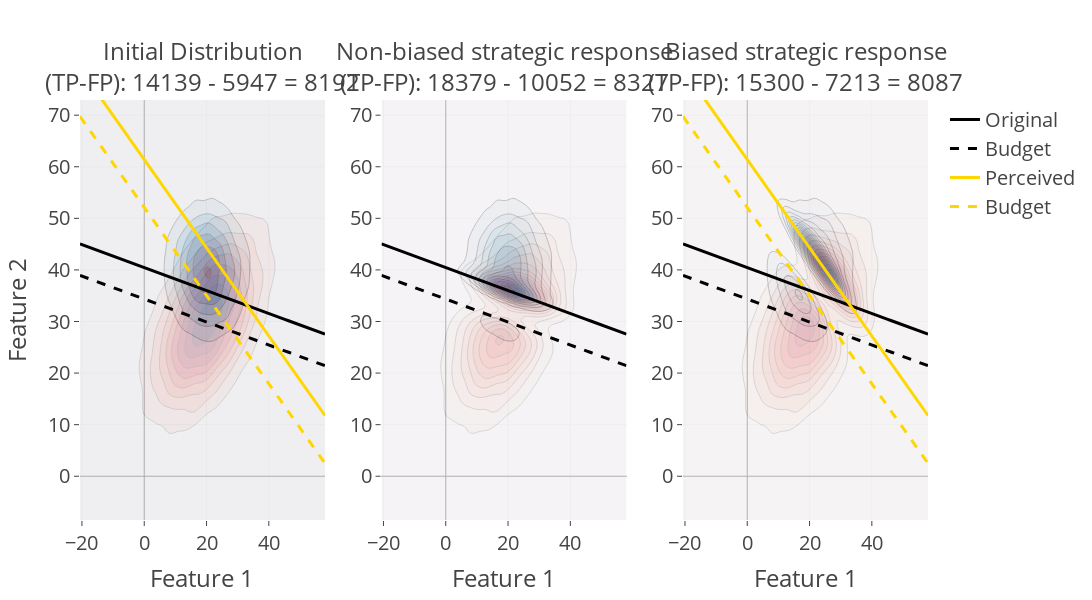

Notebook code for this chart:
### Code cell
# -----------------------------------------------------------------------------------------------
# Alternate plots:

# plot_for(X_0, X_1, a, b, t, B, mode='NB')
# plot_dist(X_0, X_1, a, b, t, B, mode='NB')

# plot_for(X_0, X_1, a, b, t, B, mode='B', gamma=0.3)
# plot_dist(X_0, X_1, a, b, t, B, mode='B', gamma=0.3)

# plot_dist_plotly(X_0, X_1, a, b, t, B, mode='NB')
# plot_dist_plotly(X_0, X_1, a, b, t, B, mode='B', gamma=0.3)
# -----------------------------------------------------------------------------------------------

# Set up the feature space
np.random.seed(42)
n_samples = 20000


# Generate samples for classe 0
mean_0 = [2, 3]
cov_0 = [[1, 0.5], [0.5, 1]]
X_0 = np.random.multivariate_normal(mean_0, cov_0, n_samples)/0.1

# # Generate samples for class 0 - TWO DISTRIBUTIONS
# mean_0a = [4, 1]
# cov_0a = [[0.5, 0], [0, 0.5]]

# mean_0b = [1, 2]
# cov_0b = [[0.5, 0], [0, 0.5]]

# X_0a = np.random.multivariate_normal(mean_0a, cov_0a, n_samples // 2)/0.1
# X_0b = np.random.multivariate_normal(mean_0b, cov_0b, n_samples // 2)/0.1
# X_0 = np.vstack((X_0a, X_0b))

# # Generate samples for class 1 - SINGLE DISTRIBUTION
# mean_1 = [4, 4]
# cov_1 = [[1, 0], [0, 0.5]]
# X_1 = np.random.multivariate_normal(mean_1, cov_1, n_samples)/0.1

# Generate samples for class 1 - TWO DISTRIBUTIONS
# mean_1a = [5, 3]
# cov_1a = [[0.5, 0], [0, 0.5]]

mean_1b = [2, 4] #[2, 4] and [3, 5]
cov_1b = [[0.5, 0], [0, 0.5]]

# X_1a = np.random.multivariate_normal(mean_1a, cov_1a, n_samples // 2)/0.1
X_1 = np.random.multivariate_normal(mean_1b, cov_1b, n_samples)/0.1
# X_1 = np.vstack((X_1a, X_1b))


# Find the best decision boundary using LR
X = np.concatenate([X_0, X_1])
y = np.concatenate([np.zeros(n_samples), np.ones(n_samples)])

beta, intercept, obj = logistic_regression_with_sum_constraint(pd.DataFrame(X), pd.Series(y))

print(f'Coefficients: {beta}')

a, b = beta
t = -intercept


B = 5  # Width of the region

counts = count_points_in_custom_regions(X_0, X_1, a, b, t, B, gamma=0.3)

print(f"Counts for Class 0: {counts['Class 0']}")
print(f"Counts for Class 1: {counts['Class 1']}")

plot_dist_all(X_0, X_1, a, b, t, B, gamma=0.3)


#  Firm benefits:
# mean_0 = [1, 2]
# cov_0 = [[1, 0.5], [0.5, 1]]

# mean_1a = [4, 1] or [3, 1]
# cov_1a = [[0.5, 0], [0, 0.5]]

# mean_1b = [2, 3] or [2, 4]
# cov_1b = [[0.5, 0], [0, 0.5]]
